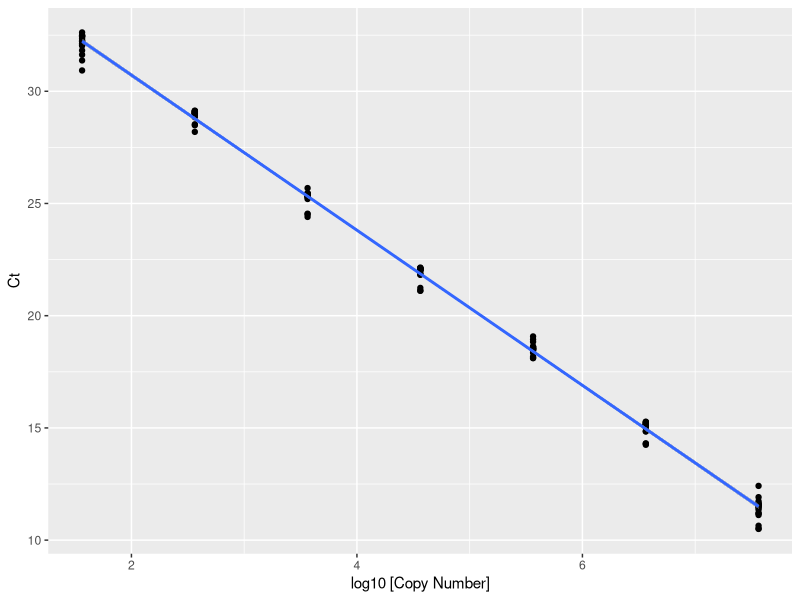

Recreate this plot in R.
library("readxl")
library("ggplot2")
library("dplyr")
library("writexl")

#Change sheet name to generate data for each gene and then compile together
standard_data <- read_excel("Raw_Standards_Data.xlsx",
                            sheet = "tetM")

LOD_LOQ_data <- read_excel("Raw_LOD_Data.xlsx",
                           sheet = "tetM")

sample_ct_values <- read_excel("Raw_Sample_Data.xlsx",
                               sheet = "tetM")

meta_data <- read_excel("Metadata.xlsx",
                        sheet = "Sheet1")

#Plotting Standard Curve
ggplot(standard_data, aes(x = log10(SQ), y = Cq)) +
  geom_point() +
  geom_smooth(method = "lm") +
  labs(x = "log10 [Copy Number]", y = "Ct")

#r^2 and efficiency
lm.r <- lm(Cq ~ log10(SQ), data = standard_data)
summary(lm.r)$r.squared

coef <- coef(lm.r)[2]
eff <- 100*((10^(-1/coef))-1)
eff

#LOD and LOQ Calcs
slope <- summary(lm.r)$coefficients[2]
y_intercept <- summary(lm.r)$coefficients[1]
LOD_copy_num <- LOD_LOQ_data$LOD

#dilution factor is the result of
#2 uL of DNA per reaction out of 100 uL extracted (50x)
#1:10 dilution (10x) in soil or 1:100 dilution in manure (100x)
#0.25 g to 1 g (4x)
#30% moisutre in soil (dw) (10/7x)or manure is kept in (ww)
dilution_factor_soil <- (50*10*4*10/7)
dilution_factor_manure <- (50*100*4)

LOD_copy_num_soil <- LOD_copy_num*dilution_factor_soil
half_LOD_copy_num_soil <- LOD_copy_num_soil/2

LOD_copy_num_manure <- LOD_copy_num*dilution_factor_manure
half_LOD_copy_num_manure <- LOD_copy_num_manure/2

#Calculating Copy Numbers of Samples
#All Manure samples are above LOD, so there is no need to account for them
sample_copy_num <- sample_ct_values %>% group_by(Sample) %>%
  summarise(AVG_Ct = mean(Cq, na.rm = TRUE), .groups = "drop") %>%
  merge(., meta_data, by = "Sample")

sample_copy_num1 <- sample_copy_num %>% 
  mutate(Copy_Num = 10^((sample_copy_num$AVG_Ct - y_intercept)/slope)*sample_copy_num$Dil_factor)

#All manure are >LOD
sample_copy_num2 <- sample_copy_num1 %>%
  mutate(Copy_Num = case_when(Copy_Num < LOD_copy_num_soil ~ LOD_copy_num_soil,
                              is.na(Copy_Num) ~ half_LOD_copy_num_soil,
                              TRUE ~ Copy_Num))

write_xlsx(sample_copy_num2, "tetM_Copy_Num.xlsx")

